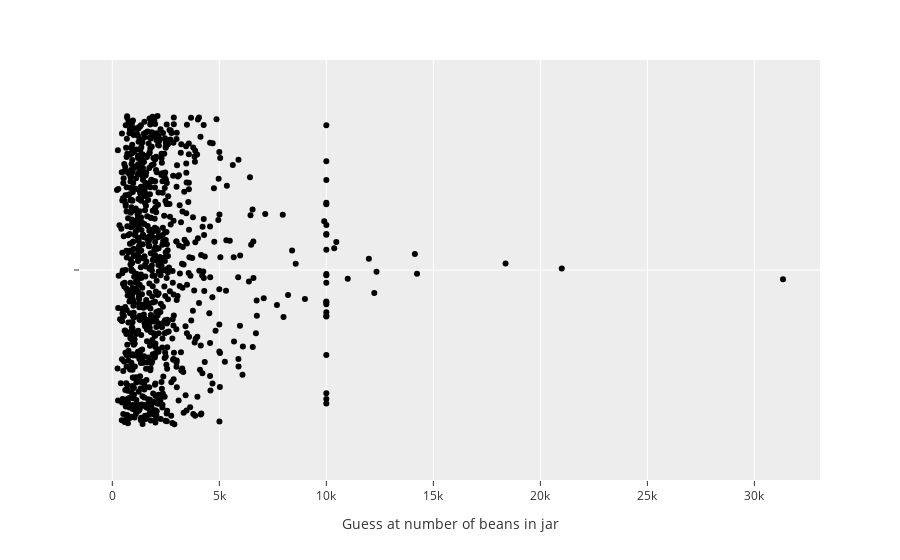

Here is the notebook cell this chart was saved with:
### Code cell
fig = px.strip(df, x="count", template="ggplot2")

fig.update_layout(
    xaxis=dict(
        title="Guess at number of beans in jar",
        tick0=0,
        dtick=5e3
    )
)

fig.update_yaxes(
   range=(-0.1,.1)
)

fig.update_traces(marker_color="black")

fig

### Figure 1 — Plotly figure (JSON) as saved in the notebook; plotly's stock layout.template omitted (floating-point values rounded to 4 significant figures; data arrays with more than 128 entries replaced by an {"elided": "..."} marker saying what was removed)
{"data": [{"alignmentgroup": "True", "boxpoints": "all", "fillcolor": "rgba(255,255,255,0)", "hoveron": "points", "hovertemplate": "count=%{x}<extra></extra>", "legendgroup": "", "line": {"color": "rgba(255,255,255,0)"}, "marker": {"color": "black"}, "name": "", "offsetgroup": "", "orientation": "h", "pointpos": 0, "showlegend": false, "type": "box", "x": {"elided": "915 int values"}, "x0": " ", "xaxis": "x", "y0": " ", "yaxis": "y"}], "layout": {"boxmode": "group", "legend": {"tracegroupgap": 0}, "margin": {"t": 60}, "xaxis": {"anchor": "y", "domain": [0, 1], "dtick": 5000, "tick0": 0, "title": {"text": "Guess at number of beans in jar"}}, "yaxis": {"anchor": "x", "domain": [0, 1], "range": [-0.1, 0.1]}}}
